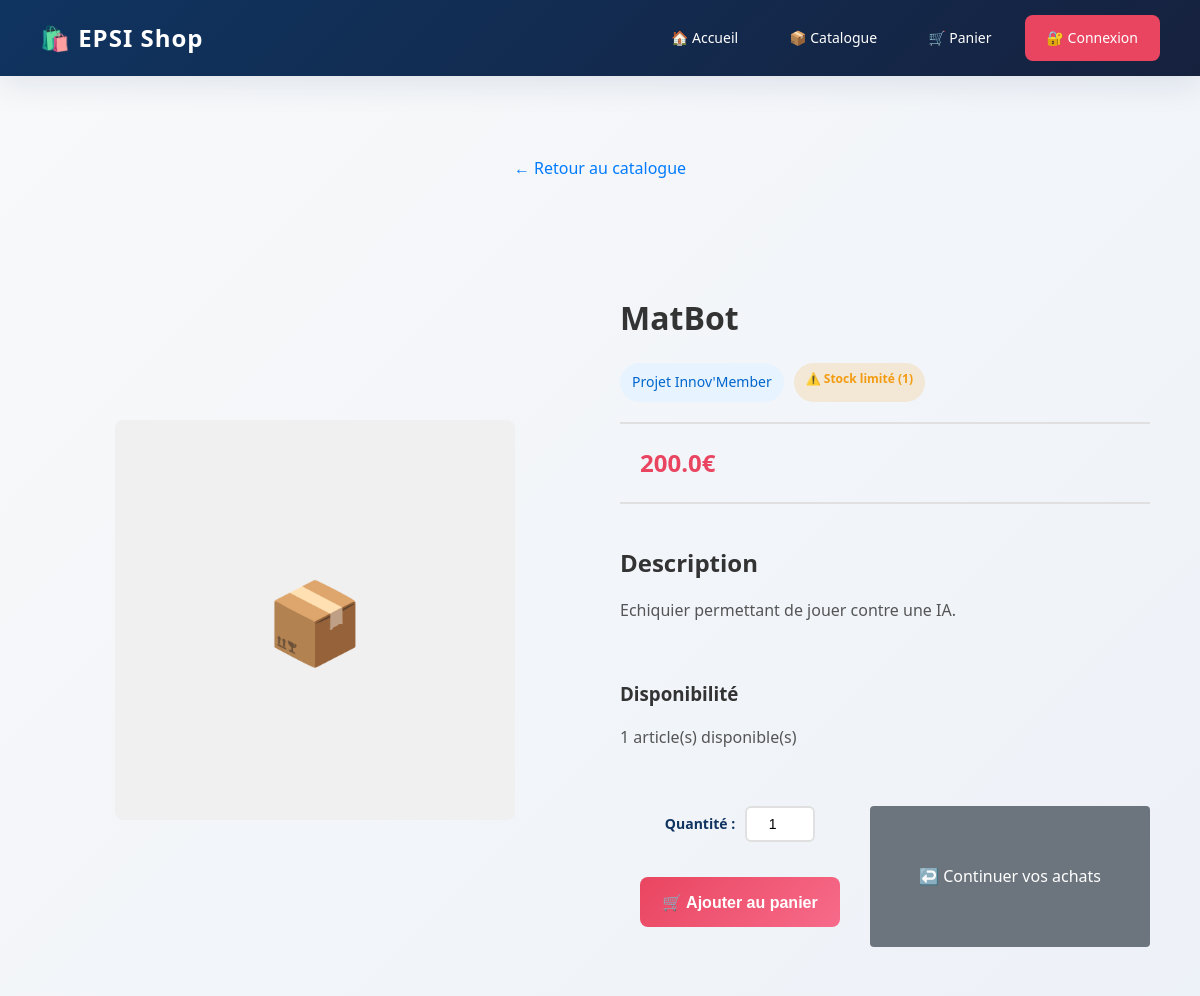
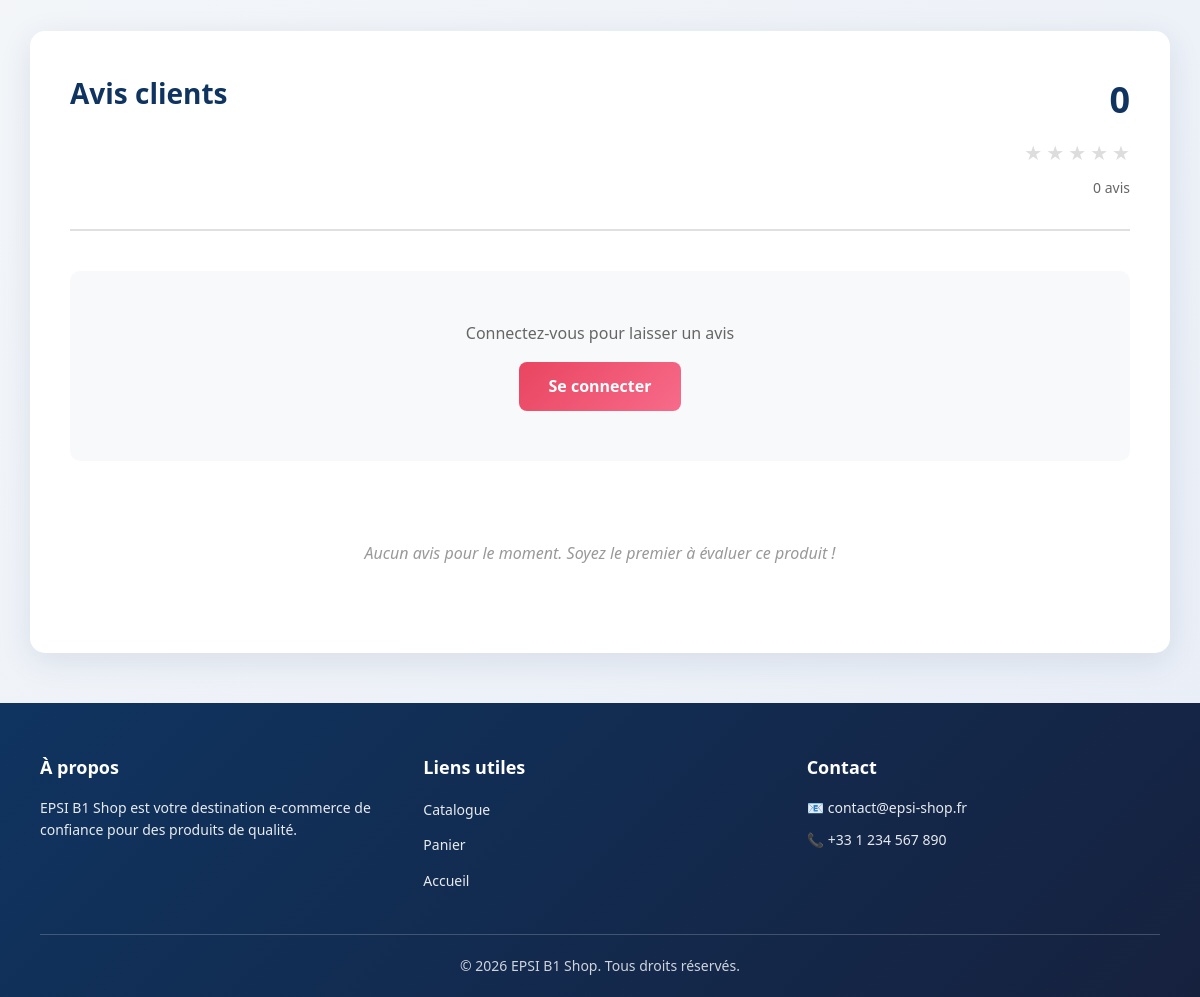
The app's page /produit/1, older data (2 pictures, top to bottom).
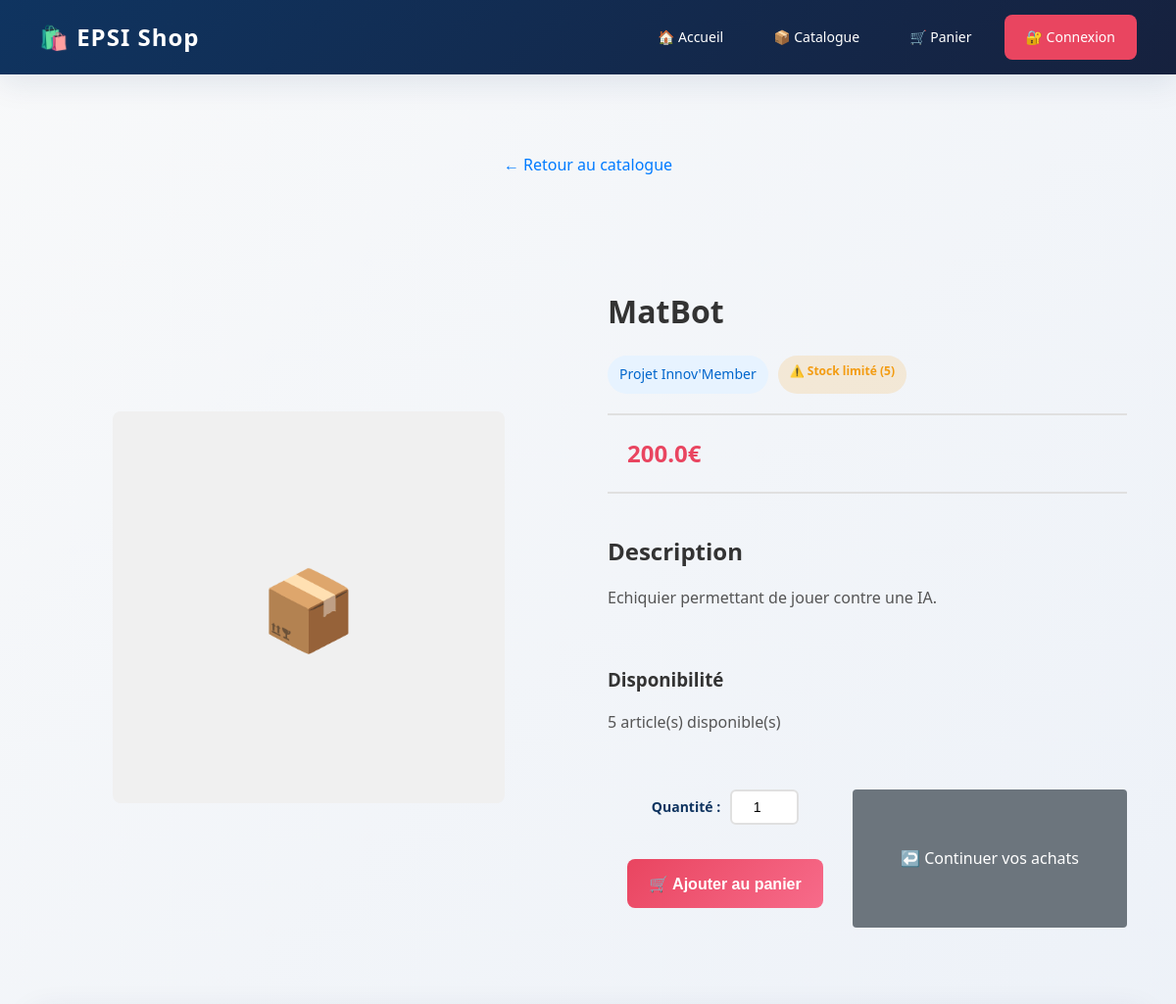
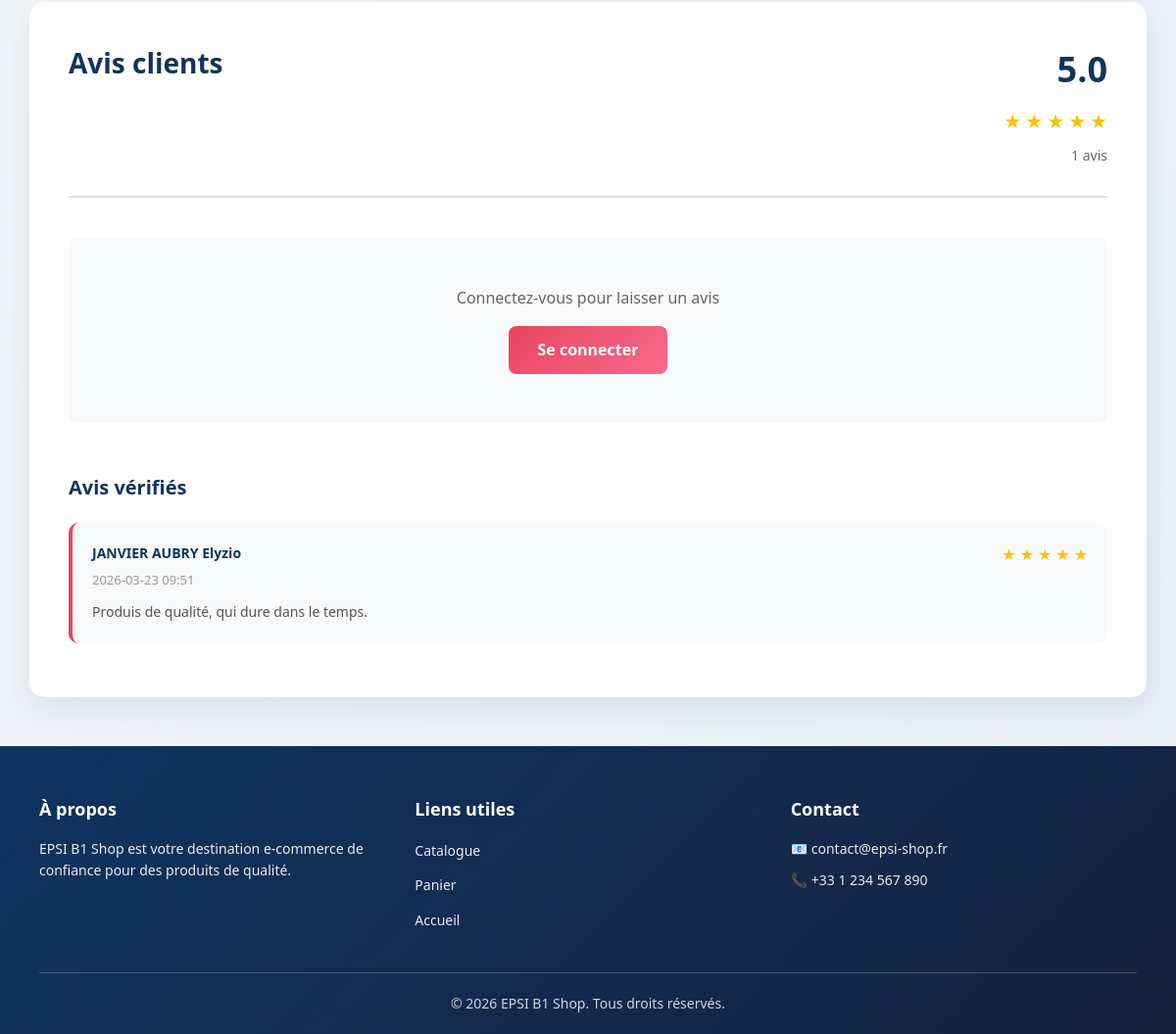
The same page, newer data (2 pictures, top to bottom).
### tables this page shows
CREATE TABLE produits (
                id INTEGER PRIMARY KEY AUTOINCREMENT,
                nom TEXT NOT NULL,
                prix REAL NOT NULL,
                description TEXT,
                categorie TEXT,
                stock INTEGER DEFAULT 10
            );

CREATE TABLE avis (
                    id INTEGER PRIMARY KEY AUTOINCREMENT,
                    produit_id INTEGER NOT NULL,
                    utilisateur_id INTEGER,
                    utilisateur_nom TEXT,
                    note INTEGER NOT NULL,
                    commentaire TEXT,
                    date TEXT,
                    FOREIGN KEY (produit_id) REFERENCES produits(id),
                    FOREIGN KEY (utilisateur_id) REFERENCES utilisateurs(id)
                );

### app.py (the view)
@app.route('/produit/<int:produit_id>')
def produit(produit_id):
    produit = db.get_produit(produit_id)
    if not produit:
        return redirect('/catalogue')
    avis = db.get_avis_produit(produit_id)
    moyenne_note = db.get_moyenne_note_produit(produit_id)
    nombre_avis = db.get_nombre_avis_produit(produit_id)
    return render_template('produit.html', produit=produit, avis=avis, moyenne_note=moyenne_note, nombre_avis=nombre_avis)

### database.py (called while the page is built)
    def get_connexion(self):
        conn = sqlite3.connect(self.dbname, timeout=10)
        conn.row_factory = sqlite3.Row
        conn.execute('PRAGMA journal_mode=WAL')
        return conn

    def get_produit(self, id):
        conn = self.get_connexion()
        try:
            produit = conn.execute('SELECT * FROM produits WHERE id=?', (id,)).fetchone()
        finally:
            conn.close()
        return produit

    def get_avis_produit(self, produit_id):
        conn = self.get_connexion()
        try:
            avis = conn.execute(
                'SELECT * FROM avis WHERE produit_id=? ORDER BY date DESC',
                (produit_id,)
            ).fetchall()
        finally:
            conn.close()
        return avis

    def get_moyenne_note_produit(self, produit_id):
        conn = self.get_connexion()
        try:
            result = conn.execute(
                'SELECT AVG(note) as moyenne FROM avis WHERE produit_id=?',
                (produit_id,)
            ).fetchone()
            moyenne = result['moyenne'] if result['moyenne'] else 0
        finally:
            conn.close()
        return round(moyenne, 1)

### templates/produit.html (shortened to what the changed rows need)
{% extends 'base.html' %}
{% block content %}
<div class="produit-detail">
    <div class="product-detail-container">
        <div class="product-details">
            <h1>{{ produit.nom }}</h1>
            <div class="product-meta">
                <span class="categorie-badge">{{ produit.categorie }}</span>
                <span class="stock-badge {% if produit.stock > 10 %}in-stock{% elif produit.stock > 0 %}low-stock{% else %}out-stock{% endif %}">
                    {% if produit.stock > 10 %}
                        ✅ En stock
                    {% elif produit.stock > 0 %}
                        ⚠️ Stock limité ({{ produit.stock }})
                    {% else %}
                        ❌ Rupture de stock
                    {% endif %}
                </span>
            </div>
            <div class="price-section">
                <p class="product-price">{{ produit.prix }}€</p>
            </div>
            <div class="description-section">
                <h2>Description</h2>
                <p>{{ produit.description }}</p>
            </div>
            <div class="stock-section">
                <h3>Disponibilité</h3>
                <p>{{ produit.stock }} article(s) disponible(s)</p>
            </div>
            <div class="action-buttons">
                {% if produit.stock > 0 %}
                    <form method="POST" action="/ajouter_au_panier/{{ produit.id }}" class="add-to-cart-form-detail">
                        <div class="quantity-selector">
                            <label for="qty_produit">Quantité :</label>
                            <input type="number" id="qty_produit" name="quantite" min="1" max="{{ produit.stock }}" value="1" required>
                        </div>
                        <button type="submit" class="btn-add-cart btn-large">🛒 Ajouter au panier</button>
                    </form>
                {% else %}
                    <button class="btn-add-cart btn-large" disabled>
                        ❌ Rupture de stock
                    </button>
                {% endif %}
                <a href="/catalogue" class="btn-product-continue">
                </a>
            </div>
        </div>
    </div>
</div>
<div class="reviews-section">
    <div class="reviews-header">
        <h2>Avis clients</h2>
        <div class="rating-summary">
            <div class="average-rating">
                <span class="rating-number">{{ moyenne_note }}</span>
                <div class="stars">
                    {% for i in range(5) %}
                        {% if i < moyenne_note|int %}
                            <span class="star filled">★</span>
                        {% elif i < moyenne_note %}
                            <span class="star half">★</span>
                        {% else %}
                            <span class="star empty">★</span>
                        {% endif %}
                    {% endfor %}
                </div>
                <span class="review-count">{{ nombre_avis }} avis</span>
            </div>
        </div>
    </div>
    <div class="reviews-list">
        {% if avis %}
            <h3>Avis vérifiés</h3>
            {% for review in avis %}
                <div class="review-card">
                    <div class="review-header">
                        <div class="reviewer-info">
                            <span class="reviewer-name">{{ review.utilisateur_nom }}</span>
                            <span class="review-date">{{ review.date }}</span>
                        </div>
                        <div class="review-stars">
                            {% for i in range(5) %}
                                {% if i < review.note %}
                                    <span class="star filled">★</span>
                                {% else %}
                                    <span class="star empty">★</span>
                                {% endif %}
                            {% endfor %}
                        </div>
                    </div>
                    {% if review.commentaire %}
                        <p class="review-text">{{ review.commentaire }}</p>
                    {% endif %}
                </div>
            {% endfor %}
        {% else %}
            <p class="no-reviews">Aucun avis pour le moment. Soyez le premier à évaluer ce produit !</p>
        {% endif %}
    </div>
</div>
{% endblock %}

Row changes from the older to the newer data that the page shows:
changed produits "MatBot": stock "1" → "5"; quantite "1" → (not shown)
added avis: utilisateur_nom "JANVIER AUBRY Elyzio", date "2026-03-23 09:51", note 5 (drawn), commentaire "Produis de qualité, qui dure dans le temps."
Text that changed along with them:
form field quantite: (not shown) → "1"
{{ moyenne_note }}: "0" → "5.0"
{{ nombre_avis }}: "0" → "1"
text no longer shown: "Aucun avis pour le moment. Soyez le premier à évaluer ce produit !"
text now shown: "Avis vérifiés"
